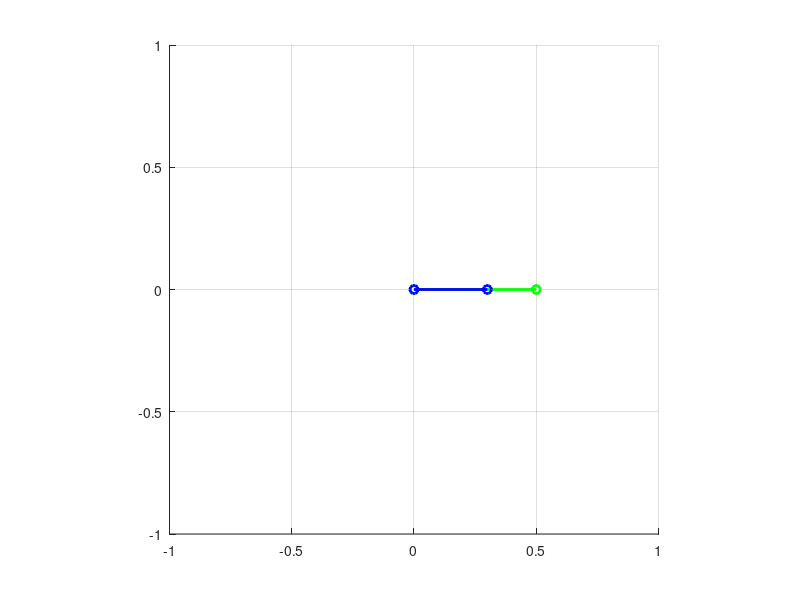

Recreate this plot in MATLAB. (Note: this script raises an error after producing the figure.)
clear,clc,clf
%% Direct Kinematic,Jacobian and Velocities
%% 
L1 = 0.5;
L2 = 0.3;
pl1 = [0,L1;0,0];
pl2 = [0,L2;0,0];
hL1 = hgtransform;
hL2 = hgtransform;
set(line(pl2(1,:),pl2(2,:),'color','b',...
    'linewidth',2.0,'marker','o'),'parent',hL2);
set([line(pl1(1,:),pl1(2,:),'color','g',...
    'linewidth',2.0,'marker','o'),hL2],'parent',hL1);
hold on, grid on
axis equal
axis(1*[-1,1,-1,1]);
%% the old way direct kinematics
th = pi/180*[30 45];
r1 = [0;0;0];
TJ1 = [rz(th(1)) [0;0;0];0 0 0 1];
TT1 = [eye(3) -r1;0 0 0 1];
set(hL1,'Matrix',inv(TJ1*TT1))
r2 = [L1;0;0];
TJ2 = [rz(th(2)) [0;0;0];0 0 0 1];
TT2 = [eye(3) -r2;0 0 0 1];
set(hL2,'Matrix',inv(TJ2*TT2))
%% the screw featherstone's way direct kinematics
% pluho X => T or T => X
% plux X => E,r or E,r => X
th = pi/180*[30 45];
XJ1 = rotz(th(1));
XT1 = xlt(r1);
X1 = XJ1*XT1;
set(hL1,'Matrix',inv(pluho(X1)))
XJ2 = rotz(th(2));
XT2 = xlt(r2);
X2 = XJ2*XT2;
set(hL2,'Matrix',inv(pluho(X2)))
%% velocity jacobian
s1 = [0;0;1;0;0;0]
s2 = [0;0;1;0;0;0]
J = [X1\s1 (X2*X1)\s2]
%% how to know end-effector point or other point
pH = [L2;0;0];
% long way
pT = inv(pluho(X2*X1))*[pH;1]; pT = pT(1:3)
% short way
Xpt(inv(X2*X1),pH)
%% specific point jacobian
p = [-0.3;0.5;0];
Jp = xlt(p)*J
% 6D spatial vector and point vector to 3D vector
% vp = Vpt( v, p )
Jp = Vpt(J,repmat(p,1,2))
% several linear 3D velocities on points
vs = Vpt(J(:,2),[p,pT])
%% v = XtoV(X)
vs = [XtoV(XJ1) XtoV(XJ2) XtoV(XT2)]
